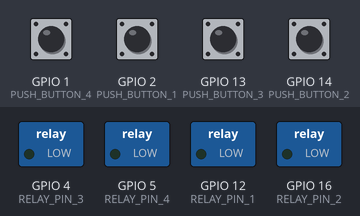
The sketch below on a simulated ESP8266 (NodeMCU). On the bench: switched loads named in the sketch (green lamp = pin HIGH). Inputs (shaded band) come from the test bench; at power-on: GPIO 1 (PUSH_BUTTON_4), GPIO 2 (PUSH_BUTTON_1), GPIO 13 (PUSH_BUTTON_3), GPIO 14 (PUSH_BUTTON_2) HIGH. WiFi joins after 1.5 s; servers stay silent unless stated.

Above: at 3.0 s.
3.1 s: GPIO 1 (PUSH_BUTTON_4) pulled LOW for 1 s
At 4.1 s:
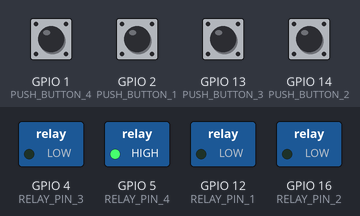
5.6 s: GPIO 2 (PUSH_BUTTON_1) pulled LOW for 1 s
At 7.2 s:
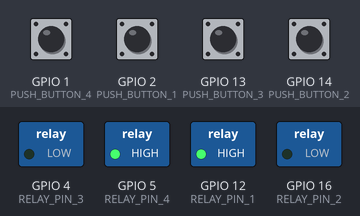
8.1 s: GPIO 13 (PUSH_BUTTON_3) pulled LOW for 1 s
At 9.1 s:
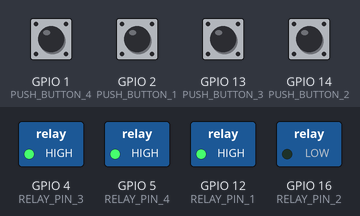
10.6 s: GPIO 14 (PUSH_BUTTON_2) pulled LOW for 1 s
At 12.2 s:
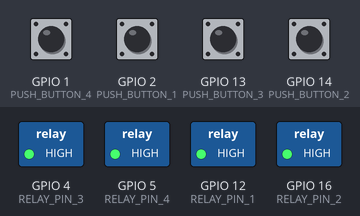
13.1 s: GPIO 1 (PUSH_BUTTON_4) pulled LOW for 1 s
At 14.1 s:
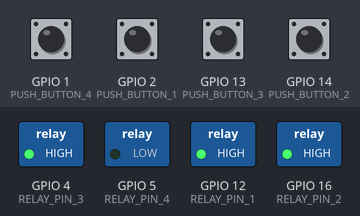
15.6 s: GPIO 2 (PUSH_BUTTON_1) pulled LOW for 1 s
At 16.1 s:
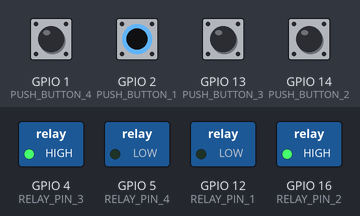
Timing chart, 0 to 18.6 s (numbered marks = the images above; inputs shaded):
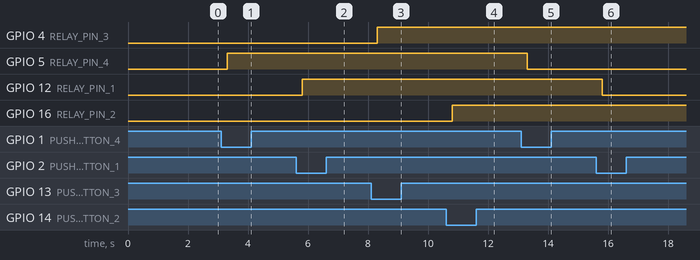

The sketch:

Blynk-4-Channel-Relay-Status-Sync-with-Physical-Button.ino
```cpp
/*
    Blynk: 4 Channel Relay Status Sync with Blynk App, Relay and with Push Button
    Source: https://github.com/pkarun/Blynk-Relay-Status-Sync-with-Physical-Button
    Reference: https://community.blynk.cc/t/turn-on-off-4-lights-using-4-physical-buttons-and-blynk/24927/16?u=pkarun

*/


//#define BLYNK_PRINT Serial           // Uncomment for debugging

#include "settings.h"
#include "secret.h"                   // <<--- UNCOMMENT this before you use and change values on config.h tab
//#include "my_secret.h"              // <<--- COMMENT-OUT or REMOVE this line before you use. This is my personal settings.

#include <ESP8266WiFi.h>
#include <BlynkSimpleEsp8266.h>

#include <ESP8266mDNS.h>  // For OTA with ESP8266
#include <WiFiUdp.h>  // For OTA
#include <ArduinoOTA.h>  // For OTA


BlynkTimer timer;

void checkPhysicalButton();

int relay1State = LOW;
int pushButton1State = HIGH;

int relay2State = LOW;
int pushButton2State = HIGH;

int relay3State = LOW;
int pushButton3State = HIGH;

int relay4State = LOW;
int pushButton4State = HIGH;

// Every time we connect to the cloud...

BLYNK_CONNECTED() {

  // Request the latest state from the server

  Blynk.syncVirtual(VPIN_BUTTON_1);
  Blynk.syncVirtual(VPIN_BUTTON_2);
  Blynk.syncVirtual(VPIN_BUTTON_3);
  Blynk.syncVirtual(VPIN_BUTTON_4);

  // Alternatively, you could override server state using:
  //Blynk.virtualWrite(VPIN_BUTTON_1, relay1State);
  //Blynk.virtualWrite(VPIN_BUTTON_2, relay2State);
  //Blynk.virtualWrite(VPIN_BUTTON_3, relay3State);
  //Blynk.virtualWrite(VPIN_BUTTON_4, relay4State);

}

// When App button is pushed - switch the state

BLYNK_WRITE(VPIN_BUTTON_1) {
  relay1State = param.asInt();
  digitalWrite(RELAY_PIN_1, relay1State);
}

BLYNK_WRITE(VPIN_BUTTON_2) {
  relay2State = param.asInt();
  digitalWrite(RELAY_PIN_2, relay2State);
}
BLYNK_WRITE(VPIN_BUTTON_3) {
  relay3State = param.asInt();
  digitalWrite(RELAY_PIN_3, relay3State);
}
BLYNK_WRITE(VPIN_BUTTON_4) {
  relay4State = param.asInt();
  digitalWrite(RELAY_PIN_4, relay4State);
}

void checkPhysicalButton()
{
  if (digitalRead(PUSH_BUTTON_1) == LOW) {
    // pushButton1State is used to avoid sequential toggles
    if (pushButton1State != LOW) {

      // Toggle Relay state
      relay1State = !relay1State;
      digitalWrite(RELAY_PIN_1, relay1State);

      // Update Button Widget
      Blynk.virtualWrite(VPIN_BUTTON_1, relay1State);
    }
    pushButton1State = LOW;
  } else {
    pushButton1State = HIGH;
  }

  if (digitalRead(PUSH_BUTTON_2) == LOW) {
    // pushButton2State is used to avoid sequential toggles
    if (pushButton2State != LOW) {

      // Toggle Relay state
      relay2State = !relay2State;
      digitalWrite(RELAY_PIN_2, relay2State);

      // Update Button Widget
      Blynk.virtualWrite(VPIN_BUTTON_2, relay2State);
    }
    pushButton2State = LOW;
  } else {
    pushButton2State = HIGH;
  }

  if (digitalRead(PUSH_BUTTON_3) == LOW) {
    // pushButton3State is used to avoid sequential toggles
    if (pushButton3State != LOW) {

      // Toggle Relay state
      relay3State = !relay3State;
      digitalWrite(RELAY_PIN_3, relay3State);

      // Update Button Widget
      Blynk.virtualWrite(VPIN_BUTTON_3, relay3State);
    }
    pushButton3State = LOW;
  } else {
    pushButton3State = HIGH;
  }

  if (digitalRead(PUSH_BUTTON_4) == LOW) {
    // pushButton4State is used to avoid sequential toggles
    if (pushButton4State != LOW) {

      // Toggle Relay state
      relay4State = !relay4State;
      digitalWrite(RELAY_PIN_4, relay4State);

      // Update Button Widget
      Blynk.virtualWrite(VPIN_BUTTON_4, relay4State);
    }
    pushButton4State = LOW;
  } else {
    pushButton4State = HIGH;
  }
}

void setup()
{

  Serial.begin(115200);
  Blynk.begin(AUTH, WIFI_SSID, WIFI_PASS, SERVER, PORT);
  ArduinoOTA.setHostname(OTA_HOSTNAME);  // For OTA - Use your own device identifying name
  ArduinoOTA.begin();  // For OTA

  pinMode(RELAY_PIN_1, OUTPUT);
  pinMode(PUSH_BUTTON_1, INPUT_PULLUP);
  digitalWrite(RELAY_PIN_1, relay1State);


  pinMode(RELAY_PIN_2, OUTPUT);
  pinMode(PUSH_BUTTON_2, INPUT_PULLUP);
  digitalWrite(RELAY_PIN_2, relay2State);


  pinMode(RELAY_PIN_3, OUTPUT);
  pinMode(PUSH_BUTTON_3, INPUT_PULLUP);
  digitalWrite(RELAY_PIN_3, relay3State);


  pinMode(RELAY_PIN_4, OUTPUT);
  pinMode(PUSH_BUTTON_4, INPUT_PULLUP);
  digitalWrite(RELAY_PIN_4, relay4State);

  // Setup a function to be called every 100 ms
  timer.setInterval(500L, checkPhysicalButton);
}

void loop()
{
  Blynk.run();
  ArduinoOTA.handle();  // For OTA
  timer.run();
}
```

secret.h
```cpp
////////////////////////////////////////////////////////////
//             Secret Configuration                      //
//////////////////////////////////////////////////////////


/***************************************************
         Blynk Settings
 **************************************************/

#define AUTH "Your Blynk Auth Token"                            // You should get Auth Token in the Blynk App.

/***************************************************
          WiFi Settings
 **************************************************/

#define WIFI_SSID "Your WiFi Network Name"
#define WIFI_PASS "Your Wifi Password"

/***************************************************
          Server Settings
 **************************************************/

#define SERVER "xxx.xxx.xx.xxx"                                 // Comment-out if use Blynk hosted cloud service

#define PORT 8080
```

settings.h
```cpp
                           /////////////////////////////////////////////////////////////////
                          //                           Settings                          //
                         /////////////////////////////////////////////////////////////////


/***************************************************
 *      Hardware Settings
 **************************************************/

/* Relay to NodeMCU Connection */

#define RELAY_PIN_1      12   //D6
#define RELAY_PIN_2      16   //D0
#define RELAY_PIN_3       4   //D2
#define RELAY_PIN_4       5   //D1

/* NodeMCU to Push Button switch  */
/*
  For push button/switch action I don't have push button so I will be keep those wire open and
  touch each of these wires with GND wire on NodeMCU to perform On and OFF action.
 */

#define PUSH_BUTTON_1     2   //D4
#define PUSH_BUTTON_2    14   //D5
#define PUSH_BUTTON_3    13   //D7
#define PUSH_BUTTON_4     1   //TX //keep here itself for me it didn't work on other pins


/***************************************************
 *        Blynk Virtual Pin Assignment
 **************************************************/

#define VPIN_BUTTON_1    V12
#define VPIN_BUTTON_2    V13
#define VPIN_BUTTON_3    V14
#define VPIN_BUTTON_4    V15

/***************************************************
 *        Server Settings
 **************************************************/

#define OTA_HOSTNAME "4 Channel Relay with Button Sync"
```

Measured:
- after the input at 3.1 s, GPIO 5 (RELAY_PIN_4): LOW → HIGH after 0.20 s
- after the input at 5.6 s, GPIO 12 (RELAY_PIN_1): LOW → HIGH after 0.20 s
- after the input at 8.1 s, GPIO 4 (RELAY_PIN_3): LOW → HIGH after 0.20 s
- after the input at 10.6 s, GPIO 16 (RELAY_PIN_2): LOW → HIGH after 0.20 s
- after the input at 13.1 s, GPIO 5 (RELAY_PIN_4): HIGH → LOW after 0.20 s
- after the input at 15.6 s, GPIO 12 (RELAY_PIN_1): HIGH → LOW after 0.20 s
